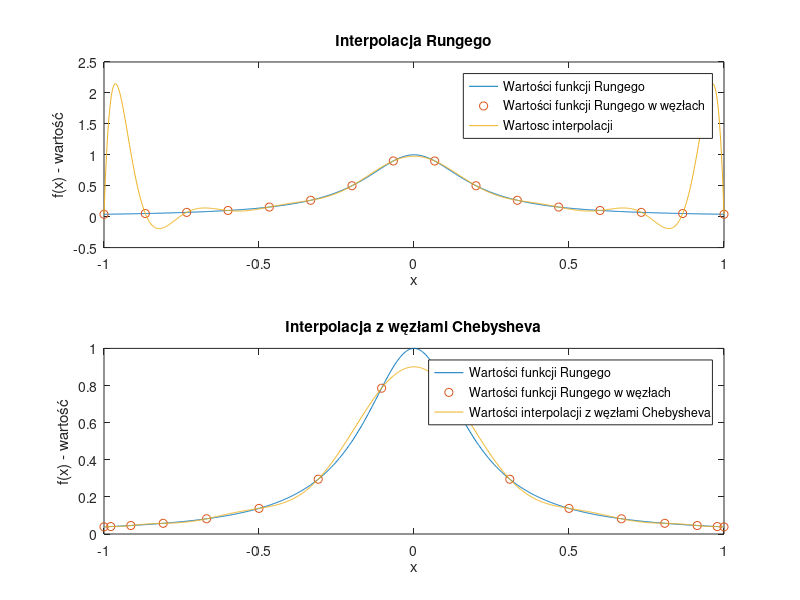

The MATLAB source for this figure:
function [nodes_Chebyshev, V, V2, original_Runge, interpolated_Runge, interpolated_Runge_Chebyshev] = zadanie2()
% nodes_Chebyshev - wektor wierszowy zawierający N=16 węzłów Czebyszewa drugiego rodzaju
% V - macierz Vandermonde obliczona dla 16 węzłów interpolacji rozmieszczonych równomiernie w przedziale [-1,1]
% V2 - macierz Vandermonde obliczona dla węzłów interpolacji zdefiniowanych w wektorze nodes_Chebyshev
% original_Runge - wektor wierszowy zawierający wartości funkcji Runge dla wektora x_fine=linspace(-1, 1, 1000)
% interpolated_Runge - wektor wierszowy wartości funkcji interpolującej określonej dla równomiernie rozmieszczonych węzłów interpolacji
% interpolated_Runge_Chebyshev - wektor wierszowy wartości funkcji interpolującej wyznaczonej
%       przy zastosowaniu 16 węzłów Czebyszewa zawartych w nodes_Chebyshev 
    N = 16;
    x_fine = linspace(-1, 1, 1000);
    

    V = vandermonde_matrix(N);
    


    original_Runge = 1 ./ (1 + 25 * x_fine.^2);
    interpolated_Runge = [] %cell(1, length(N));

    subplot(2,1,1);
    plot(x_fine, original_Runge, 'DisplayName', ["Wartości funkcji Rungego"]);
    title('Interpolacja Rungego');
    xlabel('x');
    ylabel('f(x) - wartość');
    hold on;
   
    x_nodes = linspace(-1, 1, N);  % węzły interpolacji
    values = 1 ./ (1 + 25 * x_nodes.^2)  % wartości funkcji interpolowanej w węzłach interpolacji
    plot(x_nodes, values, 'o', 'DisplayName', ["Wartości funkcji Rungego w węzłach"])

    c_runge = V \ values'; % współczynniki wielomianu interpolującego
    interpolated_Runge = polyval(flipud(c_runge), x_fine); % interpolacja
    plot(x_fine, interpolated_Runge, 'DisplayName', ["Wartosc interpolacji"]);  % plot interpolated_Runge{i}
    legend show;
    hold off

    subplot(2,1,2);
    plot(x_fine, original_Runge, 'DisplayName', ["Wartości funkcji Rungego"]);

    title('Interpolacja z węzłami Chebysheva');
    xlabel('x');
    ylabel('f(x) - wartość');
    hold on;


    nodes_Chebyshev = get_Chebyshev_nodes(N);
    V2 = vandermonde_matrix_chebyshev(N, nodes_Chebyshev);
    values = 1 ./ (1 + 25 * nodes_Chebyshev.^2)  % wartości funkcji interpolowanej w węzłach interpolacji

    plot(nodes_Chebyshev, values, 'o', 'DisplayName', ["Wartości funkcji Rungego w węzłach"])

    c_runge = V2 \ values'; % współczynniki wielomianu interpolującego
    interpolated_Runge_Chebyshev = polyval(flipud(c_runge), x_fine); % interpolacja


    plot(x_fine, interpolated_Runge_Chebyshev, 'DisplayName', ["Wartości interpolacji z węzłami Chebysheva"]);  % plot interpolated_Runge{i}
    legend show;
    hold off

end

function V = vandermonde_matrix_chebyshev(N, x_coarse)
    for i = 1:N
        V(:, i) = x_coarse.^(i-1);
    end
end

function V = vandermonde_matrix(N)
    % Generuje macierz Vandermonde dla N równomiernie rozmieszczonych w przedziale [-1, 1] węzłów interpolacji
    x_coarse = linspace(-1,1,N);

    V = zeros(N, N);
    

    for i = 1:N
        V(:, i) = x_coarse.^(i-1);
    end
    %for j = 1:N
    %   for i = 1:N
    %        V(i, j) = x_coarse(i)^(N-j);
    %    end
    %end

end

function nodes = get_Chebyshev_nodes(N)
    % oblicza N węzłów Czebyszewa drugiego rodzaju
    nodes = size(N);

    for i = 1:N
        nodes(i) = cos( ( (i-1)*pi) / (N-1));
    end
end